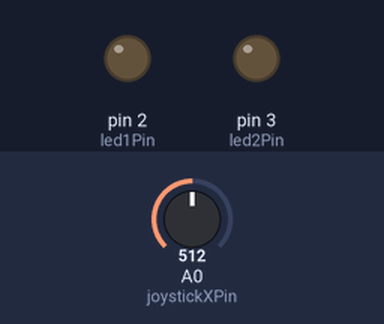
Bench run of a sketch on a simulated Arduino Uno, built with avr-gcc and run on an emulated ATmega328P. Shown: output pins drawn as LEDs (lit = HIGH). Inputs (shaded band) come from the test bench; at power-on: A0 (joystickXPin) = 512. What the sketch prints to the serial monitor is not drawn.

Above: at 1.2 s.
1.3 s: A0 (joystickXPin) set to 716
At 1.9 s:
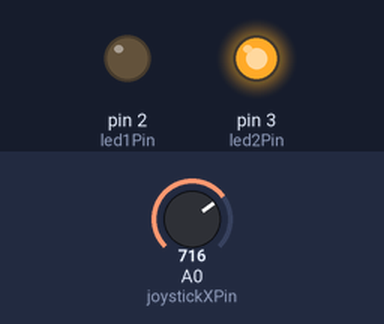
2.8 s: A0 (joystickXPin) set to 511
At 4.0 s:
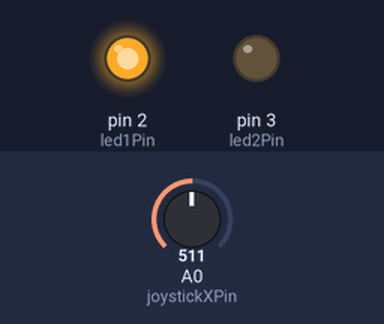
4.3 s: A0 (joystickXPin) set to 900
At 5.4 s:
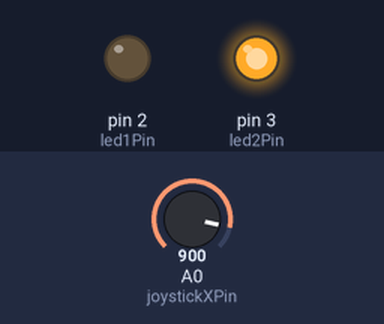
5.8 s: A0 (joystickXPin) set to 502
At 6.5 s:
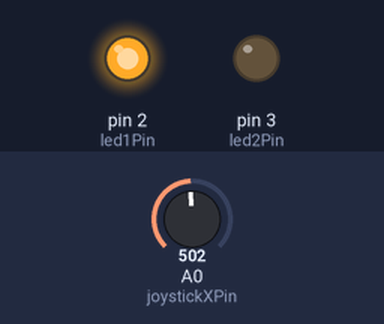
Timing chart, 0 to 8.3 s (numbered marks = the images above; inputs shaded):
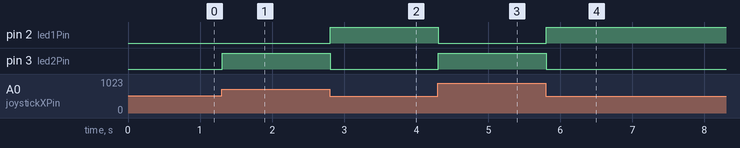

The sketch:

joystickwith2ledcontrol.ino
```cpp
// Joystick LED Control

// Pin definitions
const int joystickXPin = A0;
//const int joystickYPin = A1;

const int led1Pin = 2;
const int led2Pin = 3;

// Variables
int joystickXValue;
//int joystickYValue;

void setup() {
  // Initialize the serial port
  Serial.begin(9600);

  // Set the LED pins as outputs
  pinMode(led1Pin, OUTPUT);
  pinMode(led2Pin, OUTPUT);
}

void loop() {
  // Read the joystick values
  joystickXValue = analogRead(joystickXPin);
  //joystickYValue = analogRead(joystickYPin);

  Serial.print("X: ");
  Serial.println(joystickXPin);
  //Serial.print(" ");
  //Serial.print("Y: ");
  //Serial.println(joystickYPin);

  // Control the LEDs based on the joystick tilt direction
  if (joystickXValue < 512) {
    // Joystick is tilted to the left
    digitalWrite(led1Pin, HIGH);
    digitalWrite(led2Pin, LOW);
  } else if (joystickXValue > 512) {
    // Joystick is tilted to the right
    digitalWrite(led1Pin, LOW);
    digitalWrite(led2Pin, HIGH);
  }/*else if (joystickYValue > 512) {
    // Joystick is tilted to the right
    digitalWrite(led1Pin, HIGH);
    digitalWrite(led2Pin, LOW);
  }else if (joystickYValue > 512) {
    // Joystick is tilted to the right
    digitalWrite(led1Pin, HIGH);
    digitalWrite(led2Pin, LOW);
  }*/else {
    // Joystick is centered
    digitalWrite(led1Pin, LOW);
    digitalWrite(led2Pin, LOW);
  }
}
```

Measured:
- after the input at 1.3 s, pin 3 (led2Pin): LOW → HIGH at once
- after the input at 2.8 s, pin 2 (led1Pin): LOW → HIGH at once; pin 3 (led2Pin): HIGH → LOW at once
- after the input at 4.3 s, pin 2 (led1Pin): HIGH → LOW at once; pin 3 (led2Pin): LOW → HIGH at once
- after the input at 5.8 s, pin 2 (led1Pin): LOW → HIGH at once; pin 3 (led2Pin): HIGH → LOW at once
